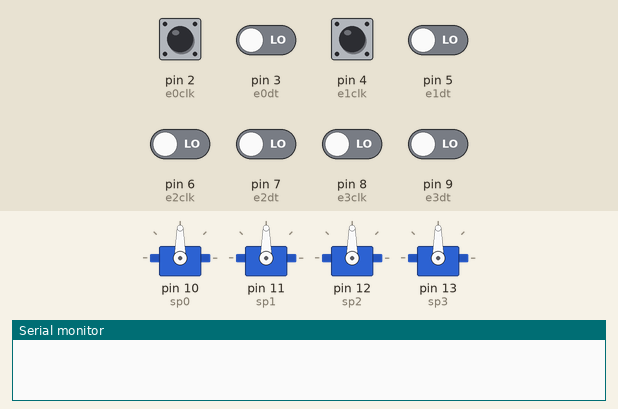
Bench run of a sketch on a simulated Arduino Uno, built with avr-gcc and run on an emulated ATmega328P. Parts: 4 × servo, the last lines printed to the serial monitor. Inputs (shaded band) come from the test bench; at power-on: pin 2 (e0clk), pin 3 (e0dt), pin 4 (e1clk), pin 5 (e1dt), pin 6 (e2clk), pin 7 (e2dt), pin 8 (e3clk), pin 9 (e3dt) LOW.

Above: at 1.2 s.
1.3 s: pin 2 (e0clk) driven HIGH
At 2.2 s:
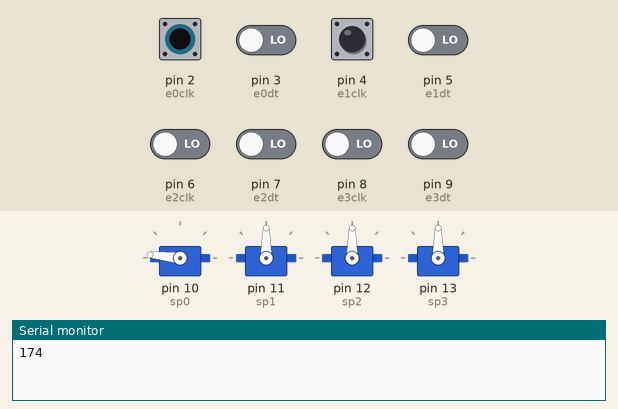
2.8 s: pin 4 (e1clk) driven HIGH
At 3.3 s:
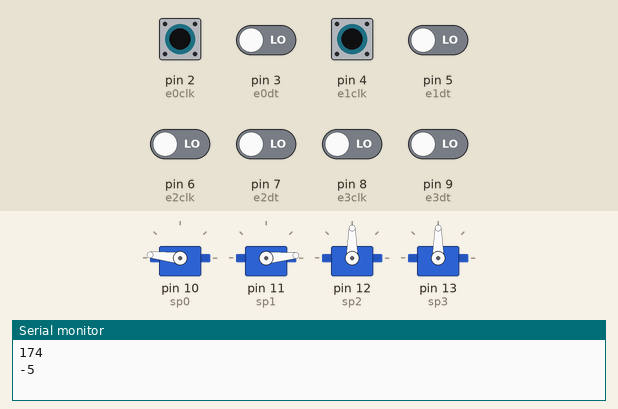
4.3 s: pin 6 (e2clk) driven HIGH
At 5.5 s:
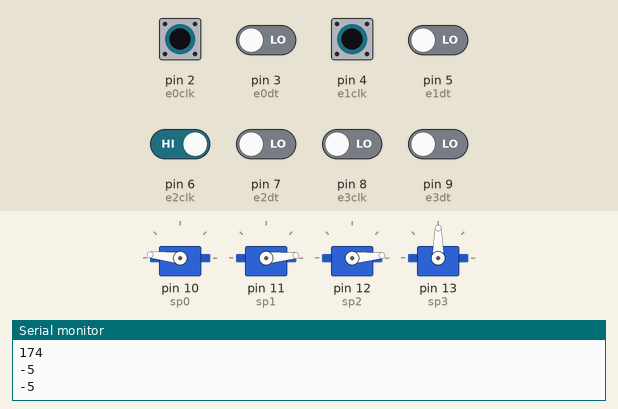
5.8 s: pin 8 (e3clk) driven HIGH
At 6.8 s:
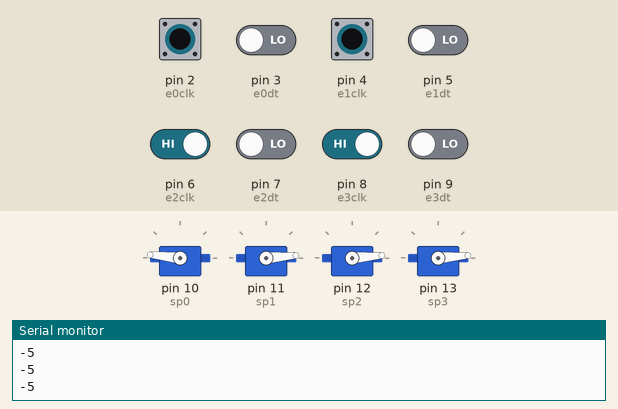
7.3 s: pin 2 (e0clk) pulsed LOW 5 times (0.12 s each, 0.3 s apart)
At 9.8 s:
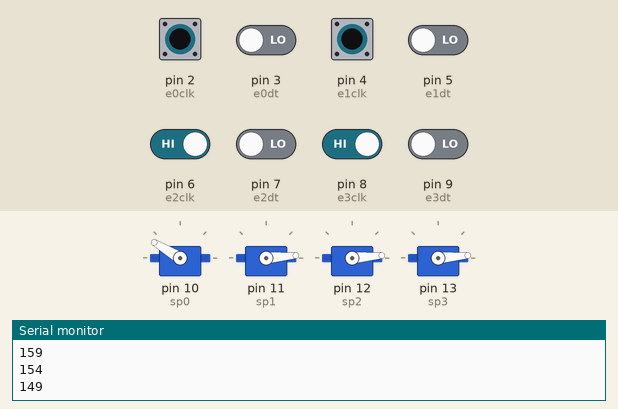
10.3 s: pin 4 (e1clk) pulsed LOW 5 times (0.12 s each, 0.3 s apart)
At 12.0 s:
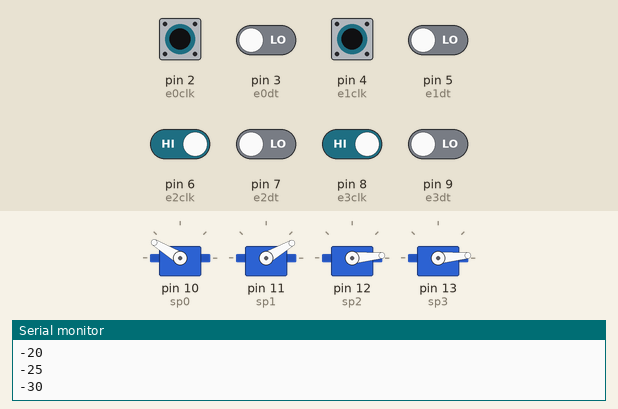
Timing chart, 0 to 13.5 s (numbered marks = the images above; inputs shaded):
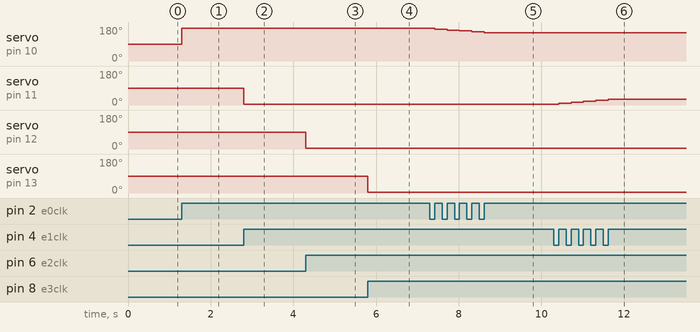

Measured:
- after the input at 1.3 s, servo on pin 10 (sp0): 90° → 174° at once
- after the input at 2.8 s, servo on pin 11 (sp1): 90° → 5° at once
- after the input at 4.3 s, servo on pin 12 (sp2): 90° → 5° at once
- after the input at 5.8 s, servo on pin 13 (sp3): 90° → 5° at once
- after the input at 7.3 s, servo on pin 10 (sp0): moves from 174° to 149° over 1.2 s, starting after 0.12 s
- after the input at 10.3 s, servo on pin 11 (sp1): moves from 5° to 30° over 1.2 s, starting after 0.12 s

The sketch:

RobotArm.ino
```cpp
#include <Servo.h>

#define e0clk 2
#define e0dt  3
#define e1clk 4
#define e1dt  5
#define e2clk 6
#define e2dt  7
#define e3clk 8
#define e3dt  9

#define sp0 10
#define sp1 11
#define sp2 12
#define sp3 13

int e0last = LOW ,e1last = LOW ,e2last = LOW ,e3last = LOW;
int e0n = LOW, e1n = LOW, e2n = LOW, e3n = LOW;
int e0pos = 179, e1pos, e2pos, e3pos;
Servo s0,s1,s2,s3;

 void setup() {
   for(int i=2; i<=9; i++)pinMode(i,INPUT);
   for(int i=10; i<=13; i++)pinMode(i, OUTPUT);
   s0.attach(sp0);
   s1.attach(sp1);
   s2.attach(sp2);
   s3.attach(sp3);
   Serial.begin (9600);
 }

 void loop() {
   e0n = digitalRead(e0clk);
   e1n = digitalRead(e1clk);
   e2n = digitalRead(e2clk);
   e3n = digitalRead(e3clk);

   //예로 소스코드 통일해줄것.(나머지 추가)
   if ((e0last == LOW) && (e0n == HIGH)) {
     if (digitalRead(e0dt) == LOW) e0pos-=5;
     else e0pos+=5;
     s0.write((abs(e0pos)) % 110 + 110);
     Serial.println (e0pos);
   }

   if ((e1last == LOW) && (e1n == HIGH)) {
     if (digitalRead(e1dt) == LOW) e1pos-=5;
     else e1pos+=5;
     s1.write((abs(e1pos)) % 180);
     Serial.println (e1pos);
   }

   if ((e2last == LOW) && (e2n == HIGH)) {
     if (digitalRead(e2dt) == LOW) e2pos-=5;
     else e2pos+=5;
     s2.write((abs(e2pos)) % 180);
     Serial.println (e2pos);
   }

   if ((e3last == LOW) && (e3n == HIGH)) {
     if (digitalRead(e3dt) == LOW) e3pos-=5;
     else e3pos+=5;
     s3.write((abs(e3pos)) % 180);
     Serial.println (e3pos);
   }
   e0last = e0n;
   e1last = e1n;
   e2last = e2n;
   e3last = e3n;
 }
```
